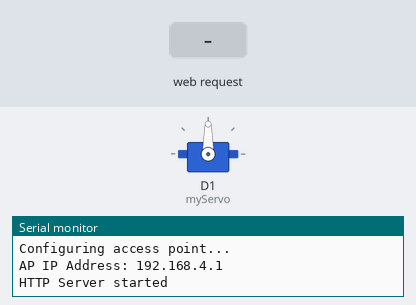
Recording of a sketch running on a simulated ESP8266 (NodeMCU). Shown: servo, the last lines printed to the serial monitor. The test bench sets the inputs (shaded band).

Above: at 2.2 s.
2.3 s: HTTP request GET /?value=2 received
At 2.9 s:
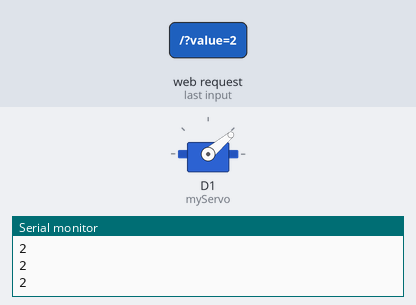
3.9 s: HTTP request GET /?value=3 received
At 5.4 s:
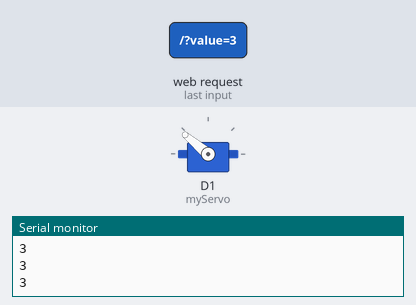
Timing chart, 0 to 6.9 s (numbered marks = the images above; inputs shaded):
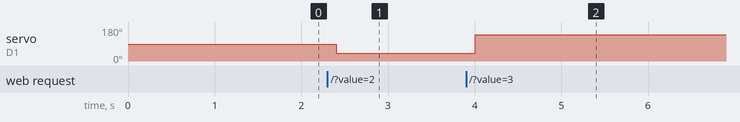

Measured:
- after the input at 2.3 s, servo on D1 (myServo): 90° → 40° after 0.10 s
- after the input at 3.9 s, servo on D1 (myServo): 40° → 140° after 0.11 s

The sketch:

RC_Car_Controller_Plan_B.ino
```cpp
#include <ESP8266WiFi.h>
#include <WiFiClient.h>
#include <ESP8266WebServer.h>
#include <Servo.h>

#ifndef APSSID
  #define APSSID "ESP8266 Hotspot"
  #define APPSK "87654321"
#endif

#define DEBUG   // Uncomment to enable debugging

void handleRoot();

const char *SSID = APSSID;
const char *PASSWORD = APPSK;

ESP8266WebServer server(80);

Servo myServo;

void setup(){
  settingConnections();

  server.on("/", handleRoot);
  server.begin();
  Serial.println("HTTP Server started");

  myServo.attach(D1);
}

void loop(){
  server.handleClient();
  delay(100);

  if (server.hasArg("value")) {
    String value = server.arg("value");
    Serial.println(value);
    vehicleController(value);
  }
}

String oldValue = "15";
void vehicleController(String value){
  if(oldValue != value){
    if(value == "1"){
      straightTurn();
    }else if (value == "2"){
      leftTurn();
    }else if (value == "3"){
      rightTurn();
    }else if (value == "4"){
      Serial.println("Breaking...");
    }else if (value == "5"){
      Serial.println("Forwarding");
    }else if (value == "6"){
      Serial.println("Reverseing");
    }
    oldValue = value;
    Serial.println("on fdsjflsd");
  }
}


void leftTurn(){                    // Function to turn the car to the left
  const byte MAX_LEFT_ANGLE = 40;   // max left angle; Default:  40
  myServo.write(MAX_LEFT_ANGLE);
}
void straightTurn(){                // Function to set the car to the center position
  const byte STRAIGHT_ANGLE = 88;   // center angle of servo;   Perfect: 88
  myServo.write(STRAIGHT_ANGLE);
}
void rightTurn(){                   // Function to turn the car to the right
  const byte MAX_RIGHT_ANGLE = 140; // max right angle; Default: 140
  myServo.write(MAX_RIGHT_ANGLE);
}


void settingConnections(){
  delay(1000);
  Serial.begin(115200);
  Serial.println("\nConfiguring access point...");
  WiFi.softAP(SSID, PASSWORD);
  IPAddress myIP = WiFi.softAPIP();
  Serial.print("AP IP Address: ");
  Serial.println(myIP);
}

void handleRoot() {
  String html = "<meta name=\"viewport\" content=\"width=device-width, initial-scale=1.0, maximum-scale=1.0, user-scalable=no\">";
  html +="<body style=\"margin: 25px; display: flex; align-items: flex-end; justify-content: space-between;\">";
  html +="<div style=\"width: 30%; height: 200px; \">";
  html +="<div style=\"width: 100%; height: 100px; display: flex; align-items: top; justify-content: center;\">";
  html +="<button style=\"width: 40%; height: 80%;\" onclick='sendValue(1)'>S</button>";
  html +="</div>";
  html +="<div style=\"width: 100%; height: 100px; display: flex; justify-content: space-around; align-items: center;\" >";
  html +="<button style=\"height: 80%; width: 40%;\" onclick='sendValue(2)'>L</button>";
  html +="<button style=\"height: 80%; width: 40%;\" onclick='sendValue(3)'>R</button>";
  html +="</div>";
  html +="</div>";
  html +="<div style=\"width: 30%; height: 200px; display: flex; justify-content: space-around; align-items: center;\">";
  html +="<div style=\"width: 30%; height: 90%; display: flex; align-items: flex-end;\">";
  html +="<button style=\"height: 40%; width: 100%;\" onclick='sendValue(4)'>E</button>";
  html +="</div>";
  html +="<div style=\"width: 40%; height: 90%; display: flex; flex-direction: column; justify-content: space-between;\">";
  html +="<button style=\"height: 40%; width: 100%;\" onclick='sendValue(5)'>F</button>";
  html +="<button style=\"height: 40%; width: 100%;\" onclick='sendValue(6)'>B</button>";
  html +="</div>";
  html +="</div>";
  html += "<script>";
  html += "function sendValue(valueToSend) {";
  html += "var xhr = new XMLHttpRequest();";
  html += "xhr.open('POST', '/', true);"; ///
  html += "xhr.setRequestHeader('Content-type', 'application/x-www-form-urlencoded');";   ///
  html += "xhr.send('value=' + valueToSend);";
  html += "}";
  html += "</script>";
  html +="</body>";
  server.send(200, "text/html", html);
}
```
